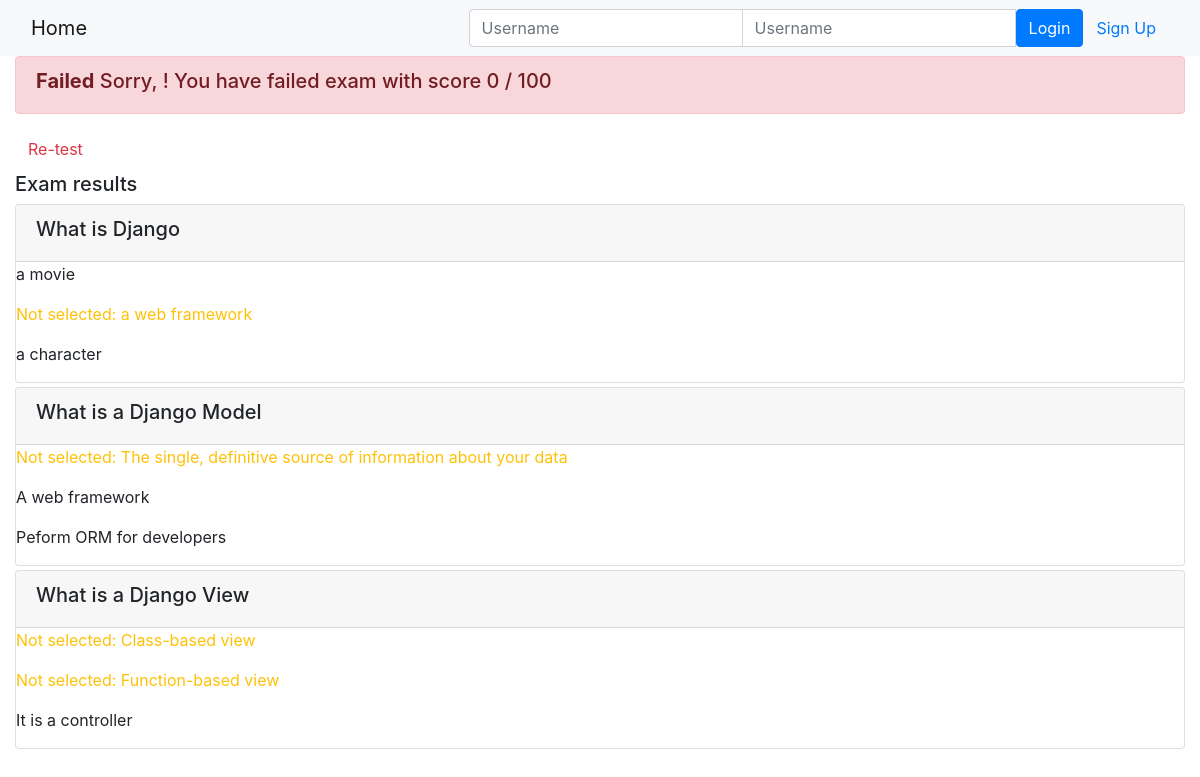
/onlinecourse/1/submission/1/result/, run on an earlier commit of the app's database.
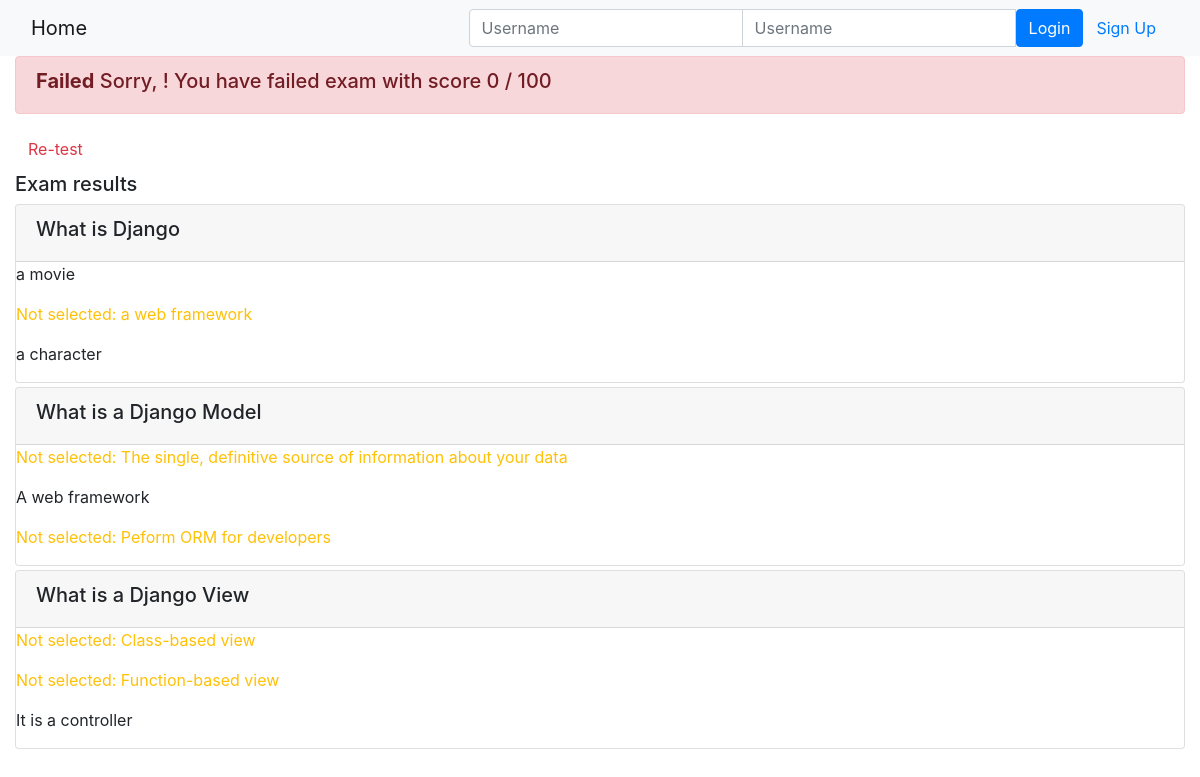
And on a later commit of the database.
### onlinecourse/models.py (models this page shows)
class Choice(models.Model):
    question = models.ForeignKey(Question, on_delete=models.CASCADE)
    choice_text = models.TextField()
    is_correct = models.BooleanField(default=False)

### onlinecourse/views.py (the view)
# urls.py: path('<int:course_id>/submission/<int:submission_id>/result/', views.show_exam_result, name='show_exam_result')
def show_exam_result(request, course_id, submission_id):
    course = Course.objects.get(id=course_id)
    submission = Submission.objects.get(id=submission_id)
    questions = Question.objects.filter(lesson=course).all()
    selected_ids = [choice.id for choice in submission.choices.all()]
    total_score = round(sum([
        question.grade for question in questions if question.get_score(submission.choices.all())
    ]))
    context = {
        'course': course,
        'selected_ids': selected_ids,
        'grade': total_score,
    }
    return render(request, 'onlinecourse/exam_result_bootstrap.html', context)

### onlinecourse/models.py (called while the page is built)
    def get_score(self, selected_ids):
        all_answers = self.choice_set.filter(is_correct=True).count()
        selected_correct = self.choice_set.filter(is_correct=True, id__in=selected_ids).count()
        if all_answers == selected_correct:
            return True
        else:
            return False

### onlinecourse/templates/onlinecourse/exam_result_bootstrap.html (shortened to what this page needs)
<!DOCTYPE html>
<html lang="en">
<head>
    {% load static %}
    <link rel="stylesheet" href="https://maxcdn.bootstrapcdn.com/bootstrap/4.5.2/css/bootstrap.min.css">
</head>
<body>
 <nav class="navbar navbar-light bg-light">
    <div class="container-fluid">
        <div class="navbar-header">
              <a class="navbar-brand" href="{% url 'onlinecourse:index' %}">Home</a>
        </div>
        <ul class="nav navbar-nav navbar-right">
            {% if user.is_authenticated %}
            <li>
                <a class="btn btn-link" href="#">{{ user.first_name }}({{ user.username }})</a>
                <a class="btn btn-link" href="{% url 'onlinecourse:logout' %}">Logout</a>
            </li>
            {% else %}
            <li>
                <form class="form-inline" action="{% url 'onlinecourse:login' %}" method="post">
                    <div class="input-group">
                        <input type="text" class="form-control" placeholder="Username" name="username" >
                        <input type="password" class="form-control" placeholder="Username" name="psw" >
                        <button class="btn btn-primary" type="submit">Login</button>
                        <a class="btn btn-link" href="{% url 'onlinecourse:registration' %}">Sign Up</a>
                    </div>
                </form>
            </li>
            {% endif %}
        </ul>
    </div>
</nav>
<div class="container-fluid">
    {% if grade > 80 %}
    <div class="alert alert-success">
       <h5 class="success">
           <strong>Congratulations, {{ user.username }}!</strong> You have passed the exam and completed the course with score {{ grade }} / 100
       </h5>
    </div>
        {% else %}
        <div class="alert alert-danger">
            <h5 class="danger">
                <strong>Failed</strong> Sorry, {{ user.username }}! You have failed exam with score {{ grade }} / 100
            </h5>
        </div>
        <a class="btn btn-link text-danger" href="{% url 'onlinecourse:course_details' course.id %}">Re-test</a>
        {% endif %}
        <div class="card-columns-vertical mt-1">
        <h5 class="">Exam results</h5>
            {% for question in course.question_set.all %}
            <div class="card mt-1">
                <div class="card-header"><h5>{{ question.question_text}}</h5></div>
                <div class="card-content">
                    {% for choice in question.choice_set.all %}
                    {% if choice.is_correct and not choice.id in selected_ids %}
                    <p class="text-warning">Not selected: {{ choice.choice_text }}</p>
                    {% elif choice.is_correct %}
                    <p class="text-success">Correct answer: {{ choice.choice_text }}</p>
                    {% else %}
                    <p>{{ choice.choice_text }}<p>
                    {% endif %}
                    {% endfor %}
                </div>
            </div>
            {% endfor %}
        </div>
    </div>
</body>
</html>

What changed in the data, as far as the page shows it:
changed Choice "Peform ORM for developers": is_correct False → True (drawn)
